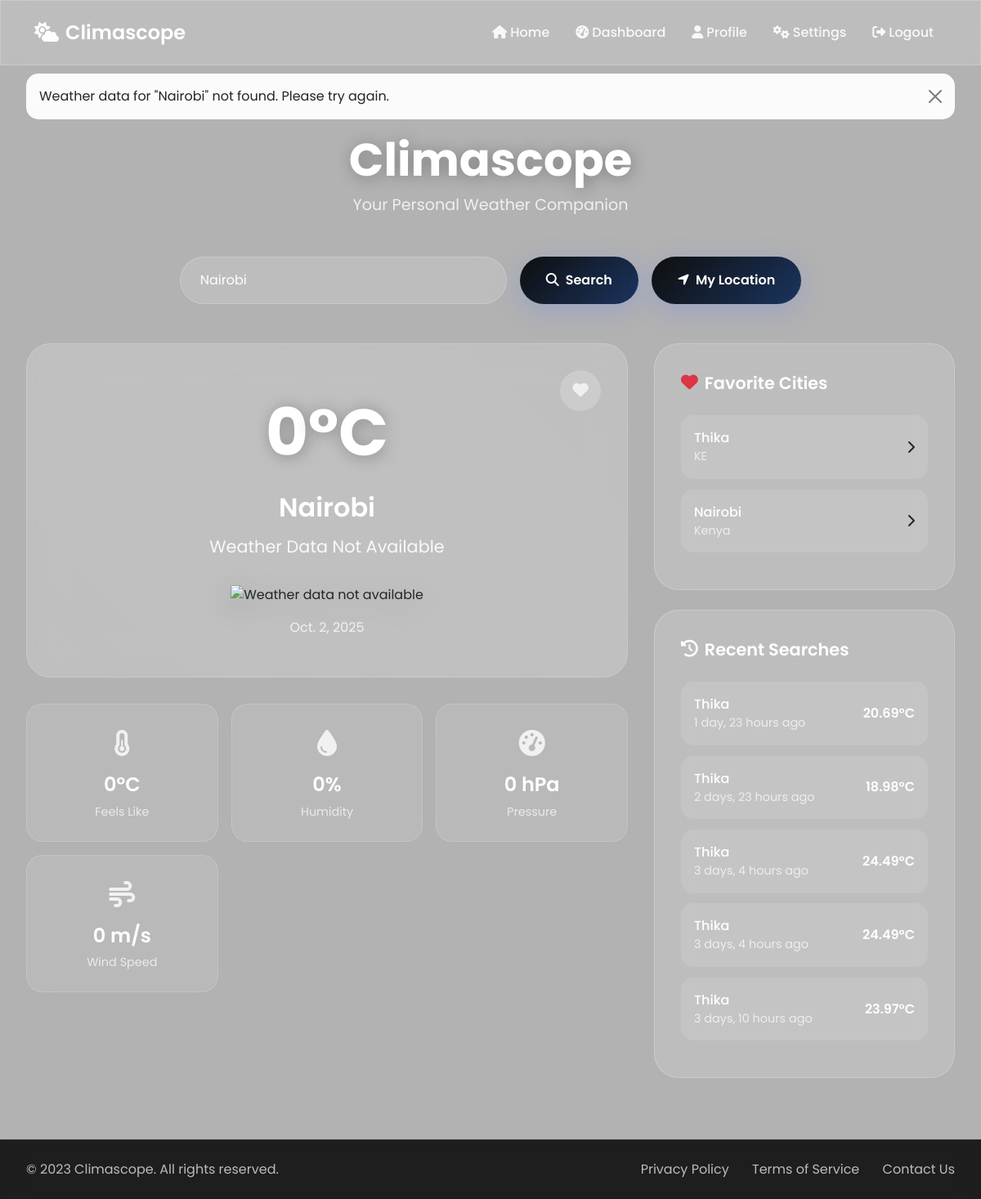
The app's page /home/ (signed in) with its own data.
### weatherapp/models.py (models this page shows, shortened)
class FavoriteCity(models.Model):
    user = models.ForeignKey(User, on_delete=models.CASCADE)
    city_name = models.CharField(max_length=100)
    country = models.CharField(max_length=100, blank=True)
    lat = models.FloatField(null=True, blank=True)
    lon = models.FloatField(null=True, blank=True)
    added_at = models.DateTimeField(auto_now_add=True)
    temperature_threshold_high = models.FloatField(null=True, blank=True, default=35.0)
    temperature_threshold_low = models.FloatField(null=True, blank=True, default=5.0)
    notify_rain = models.BooleanField(default=True)
    notify_extreme_weather = models.BooleanField(default=True)
    class Meta:
        unique_together = ('user', 'city_name')

class WeatherHistory(models.Model):
    user = models.ForeignKey(User, on_delete=models.CASCADE, null=True, blank=True)
    city_name = models.CharField(max_length=100)
    country = models.CharField(max_length=100, blank=True)
    temperature = models.FloatField()
    description = models.CharField(max_length=200)
    icon = models.CharField(max_length=10)
    humidity = models.IntegerField(null=True, blank=True)
    pressure = models.FloatField(null=True, blank=True)
    wind_speed = models.FloatField(null=True, blank=True)
    feels_like = models.FloatField(null=True, blank=True)
    searched_at = models.DateTimeField(auto_now_add=True)
    class Meta:
        ordering = ['-searched_at']

### weatherapp/views.py (the view, shortened to what this page needs)
# urls.py: path('home/', views.home, name='home'),
@login_required
def home(request):
    try:
        profile = UserProfile.objects.get(user=request.user)
        if profile.is_deactivated:
            messages.error(request, 'Your account is deactivated. Please reactivate to continue.')
            logout(request)
            return redirect('login')
        if not profile.is_email_verified:
            messages.warning(request, 'Please verify your email to receive weather alerts and access all features.')
    except UserProfile.DoesNotExist:
        UserProfile.objects.create(user=request.user)
    exception_occurred = False
    show_location_prompt = False
    city = None
    if request.method == 'POST':
        city = request.POST.get('city', '').strip()
        lat = request.POST.get('lat')
        lon = request.POST.get('lon')
        if lat and lon:
            weather_data = get_weather_by_coords(lat, lon)
            if weather_data and 'main' in weather_data:
                city = weather_data['name']
        elif not city:
            messages.error(request, 'Please enter a city name.')
            city = get_user_default_location(request.user)
    else:
        city = get_user_default_location(request.user)
    weather_data = get_weather_data(city)
    forecast_data = get_forecast_data(city) if city else None
    context = {
        'city': city,
        'temp': 0,
        'description': 'Weather data not available',
        'icon': '01d',
        'day': datetime.date.today(),
        'feels_like': 0,
        'humidity': 0,
        'pressure': 0,
        'wind_speed': 0,
        'country': '',
        'image_url': get_city_image(city),
        'daily_forecast': [],
        'exception_occurred': True,
        'show_location_prompt': False,
        'favorite_cities': FavoriteCity.objects.filter(user=request.user)[:6],
        'recent_searches': WeatherHistory.objects.filter(user=request.user)[:5],
        'is_favorite': False
    }
    if weather_data and 'main' in weather_data:
        WeatherHistory.objects.create(
            user=request.user,
            city_name=weather_data['name'],
            country=weather_data['sys'].get('country', ''),
            temperature=weather_data['main']['temp'],
            description=weather_data['weather'][0]['description'],
            icon=weather_data['weather'][0]['icon'],
            humidity=weather_data['main'].get('humidity'),
            pressure=weather_data['main'].get('pressure'),
            wind_speed=weather_data.get('wind', {}).get('speed'),
            feels_like=weather_data['main'].get('feels_like')
        )
        city_name = weather_data['name']
        country = weather_data['sys'].get('country', '')
        image_url = get_city_image(f"{city_name} {country}")
        daily_forecast = []
        if forecast_data and 'list' in forecast_data:
            for i in range(0, min(40, len(forecast_data['list'])), 8):
                item = forecast_data['list'][i]
                daily_forecast.append({
                    'date': datetime.datetime.fromtimestamp(item['dt']).strftime('%a, %b %d'),
                    'temp_max': round(item['main']['temp_max']),
                    'temp_min': round(item['main']['temp_min']),
                    'description': item['weather'][0]['description'],
                    'icon': item['weather'][0]['icon']
                })
        context = {
            'weather_data': weather_data,
            'description': weather_data['weather'][0]['description'],
            'icon': weather_data['weather'][0]['icon'],
            'temp': round(weather_data['main']['temp']),
            'feels_like': round(weather_data['main']['feels_like']),
            'humidity': weather_data['main']['humidity'],
            'pressure': weather_data['main']['pressure'],
            'wind_speed': weather_data.get('wind', {}).get('speed', 0),
            'city': weather_data['name'],
            'country': weather_data['sys'].get('country', ''),
            'day': datetime.date.today(),
            'image_url': image_url,
            'daily_forecast': daily_forecast,
            'exception_occurred': False,
            'show_location_prompt': False,
            'favorite_cities': FavoriteCity.objects.filter(user=request.user)[:6],
            'recent_searches': WeatherHistory.objects.filter(user=request.user)[:5],
            'is_favorite': FavoriteCity.objects.filter(
                user=request.user, city_name=weather_data['name']
            ).exists()
        }
    else:
        context['exception_occurred'] = True
        messages.error(request, f'Weather data for "{city}" not found. Please try again.')
    return render(request, 'weatherapp/index.html', context)

### weatherapp/views.py (called while the page is built)
def get_weather_data(city):
    try:
        url = f'https://api.openweathermap.org/data/2.5/weather?q={city}&appid={settings.WEATHER_API_KEY}&units=metric'
        response = requests.get(url, timeout=10)
        response.raise_for_status()
        return response.json()
    except requests.exceptions.RequestException as e:
        print(f"Error fetching weather data: {e}")
        return None

def get_forecast_data(city):
    try:
        url = f'https://api.openweathermap.org/data/2.5/forecast?q={city}&appid={settings.WEATHER_API_KEY}&units=metric'
        response = requests.get(url, timeout=10)
        if response.status_code == 200:
            return response.json()
        return None
    except requests.exceptions.RequestException:
        return None

def get_user_default_location(user):
    if user.is_authenticated:
        try:
            profile = UserProfile.objects.get(user=user)
            if profile.is_deactivated:
                return None
        except UserProfile.DoesNotExist:
            pass
        favorite_city = FavoriteCity.objects.filter(user=user).order_by('-added_at').first()
        if favorite_city:
            return favorite_city.city_name
        recent_search = WeatherHistory.objects.filter(user=user).order_by('-searched_at').first()
        if recent_search:
            return recent_search.city_name
    return None

### weatherapp/templates/weatherapp/index.html (shortened to what this page needs)
{% load static %}
<!DOCTYPE html>
<html lang="en">
<head>
    <link href="https://cdn.jsdelivr.net/npm/bootstrap@5.3.2/dist/css/bootstrap.min.css" rel="stylesheet">
    <link href="https://cdnjs.cloudflare.com/ajax/libs/font-awesome/6.4.0/css/all.min.css" rel="stylesheet">
</head>
<body
  {% if exception_occurred %}
    style="background-image: url('https://images.pexels.com/photos/3008509/pexels-photo-3008509.jpeg?auto=compress&cs=tinysrgb&w=1600');"
  {% else %}
    style="background-image: url('{{ image_url }}');"
  {% endif %}>
    {% if user.is_authenticated %}
    <nav class="navbar navbar-expand-lg">
        <div class="container">
            <a class="navbar-brand" href="{% url 'home' %}">
                <i class="fas fa-cloud-sun me-2"></i>Climascope
            </a>
            <div class="collapse navbar-collapse" id="navbarNav">
                <ul class="navbar-nav ms-auto">
                    <li class="nav-item">
                        <a class="nav-link" href="{% url 'home' %}">
                            <i class="fas fa-home me-1"></i>Home
                        </a>
                    </li>
                    <li class="nav-item">
                        <a class="nav-link" href="{% url 'dashboard' %}">
                            <i class="fas fa-tachometer-alt me-1"></i>Dashboard
                        </a>
                    </li>
                    <li class="nav-item">
                        <a class="nav-link" href="{% url 'profile' %}">
                            <i class="fas fa-user me-1"></i>Profile
                        </a>
                    </li>
                    <li class="nav-item">
                        <a class="nav-link" href="{% url 'settings' %}">
                            <i class="fas fa-cogs me-1"></i>Settings
                        </a>
                    </li>
                    <li class="nav-item">
                        <a class="nav-link" href="{% url 'logout' %}">
                            <i class="fas fa-sign-out-alt me-1"></i>Logout
                        </a>
                    </li>
                </ul>
            </div>
        </div>
    </nav>
    {% endif %}
    <div class="main-container">
        {% if messages %}
            {% for message in messages %}
                <div class="alert alert-{{ message.tags }} alert-dismissible fade show">
                    {{ message }}
                    <button type="button" class="btn-close" data-bs-dismiss="alert"></button>
                </div>
            {% endfor %}
        {% endif %}
        <div class="header-section">
            <h1 class="app-title">Climascope</h1>
            <p class="app-subtitle">Your Personal Weather Companion</p>
        </div>
        <div class="search-section">
            <form method="POST" style="display: contents;">
                <input type="text" name="city" class="search-input" placeholder="Enter city name..." value="{{ city }}">
                <button type="submit" class="search-btn">
                    <i class="fas fa-search me-2"></i>Search
                </button>
                <button type="button" class="location-btn" onclick="getCurrentLocation()">
                    <i class="fas fa-location-arrow me-2"></i>My Location
                </button>
            </form>
        </div>
        <div class="weather-display">
            <div>
                <div class="main-weather">
                    {% if user.is_authenticated %}
                        <button class="favorite-btn {% if is_favorite %}active{% endif %}"
                                onclick="toggleFavorite('{{ city }}', '{{ country }}')">
                            <i class="fas fa-heart"></i>
                        </button>
                    {% endif %}
                    <div class="temperature">{{ temp }}°C</div>
                    <div class="location">{{ city }}{% if country %}, {{ country }}{% endif %}</div>
                    <div class="description">{{ description }}</div>
                    <img src="http://openweathermap.org/img/wn/{{ icon }}@4x.png"
                         alt="{{ description }}" class="weather-icon">
                    <div class="date">{{ day }}</div>
                </div>
                <div class="weather-details">
                    <div class="detail-card">
                        <div class="detail-icon"><i class="fas fa-thermometer-half"></i></div>
                        <div class="detail-value">{{ feels_like }}°C</div>
                        <div class="detail-label">Feels Like</div>
                    </div>
                    <div class="detail-card">
                        <div class="detail-icon"><i class="fas fa-tint"></i></div>
                        <div class="detail-value">{{ humidity }}%</div>
                        <div class="detail-label">Humidity</div>
                    </div>
                    <div class="detail-card">
                        <div class="detail-icon"><i class="fas fa-gauge-high"></i></div>
                        <div class="detail-value">{{ pressure }} hPa</div>
                        <div class="detail-label">Pressure</div>
                    </div>
                    <div class="detail-card">
                        <div class="detail-icon"><i class="fas fa-wind"></i></div>
                        <div class="detail-value">{{ wind_speed }} m/s</div>
                        <div class="detail-label">Wind Speed</div>
                    </div>
                </div>
            </div>
            <div>
                {% if user.is_authenticated %}
                    {% if favorite_cities %}
                    <div class="sidebar">
                        <div class="sidebar-title">
                            <i class="fas fa-heart text-danger"></i>Favorite Cities
                        </div>
                        {% for favorite in favorite_cities %}
                        <div class="sidebar-item" onclick="searchCity('{{ favorite.city_name }}')">
                            <div>
                                <div class="item-name">{{ favorite.city_name }}</div>
                                <div class="item-details">{{ favorite.country }}</div>
                            </div>
                            <i class="fas fa-chevron-right"></i>
                        </div>
                        {% endfor %}
                    </div>
                    {% endif %}
                    {% if recent_searches %}
                    <div class="sidebar" style="margin-top: 1.5rem;">
                        <div class="sidebar-title">
                            <i class="fas fa-history"></i>Recent Searches
                        </div>
                        {% for search in recent_searches %}
                        <div class="sidebar-item" onclick="searchCity('{{ search.city_name }}')">
                            <div>
                                <div class="item-name">{{ search.city_name }}</div>
                                <div class="item-details">{{ search.searched_at|timesince }} ago</div>
                            </div>
                            <div class="item-temp">{{ search.temperature }}°C</div>
                        </div>
                        {% endfor %}
                    </div>
                    {% endif %}
                {% endif %}
            </div>
        </div>
    </div>
    <footer class="fixed-footer">
        <div class="footer-content">
            <div class="footer-copyright">
                &copy; 2023 Climascope. All rights reserved.
            </div>
            <div class="footer-links">
                <a href="{% url 'privacy_policy' %}">Privacy Policy</a>
                <a href="{% url 'terms_of_service' %}">Terms of Service</a>
                <a href="{% url 'contact_us' %}">Contact Us</a>
            </div>
        </div>
    </footer>
</body>
</html>

### records on screen
FavoriteCity: city "Nairobi", city_name "Nairobi", country "Kenya"
FavoriteCity: city_name "Thika", country "KE"
WeatherHistory: city_name "Thika", searched_at "1 day, 23 hours", temperature "20.69"
WeatherHistory: city_name "Thika", searched_at "2 days, 23 hours", temperature "18.98"
WeatherHistory: city_name "Thika", searched_at "3 days, 4 hours", temperature "24.49"
WeatherHistory: city_name "Thika", searched_at "3 days, 4 hours", temperature "24.49"
WeatherHistory: city_name "Thika", searched_at "3 days, 10 hours", temperature "23.97"

### other values on screen
{{ message }} "Weather data for \"Nairobi\" not found. Please try again."
{{ temp }} "0"
{{ description }} "Weather Data Not Available"
{{ day }} "Oct. 2, 2025"
{{ feels_like }} "0"
{{ humidity }} "0"
{{ pressure }} "0"
{{ wind_speed }} "0"
